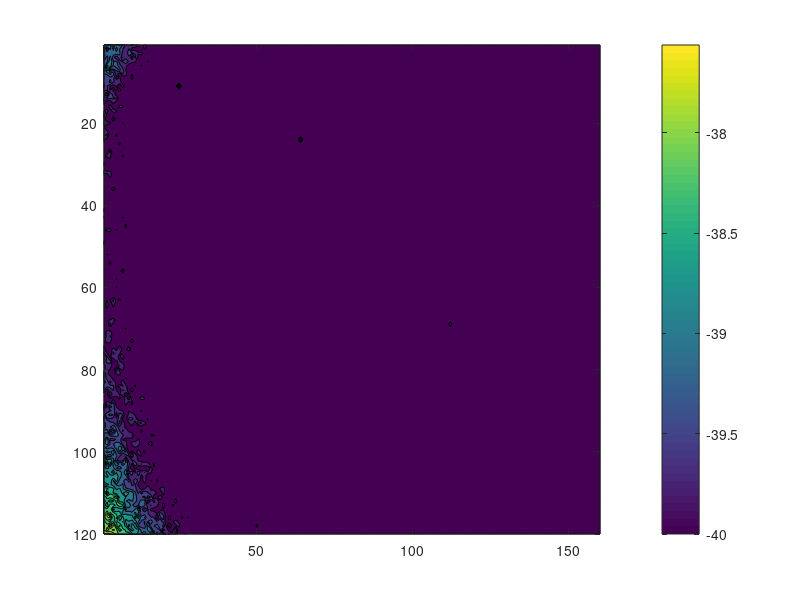

The MATLAB script that drew this image:
fid = fopen('10.dat','r');
number = fread(fid, inf,'*float32');
arr = reshape(number, 160, []);
contourf(arr')
colorbar
set(gca, 'YDir','reverse')